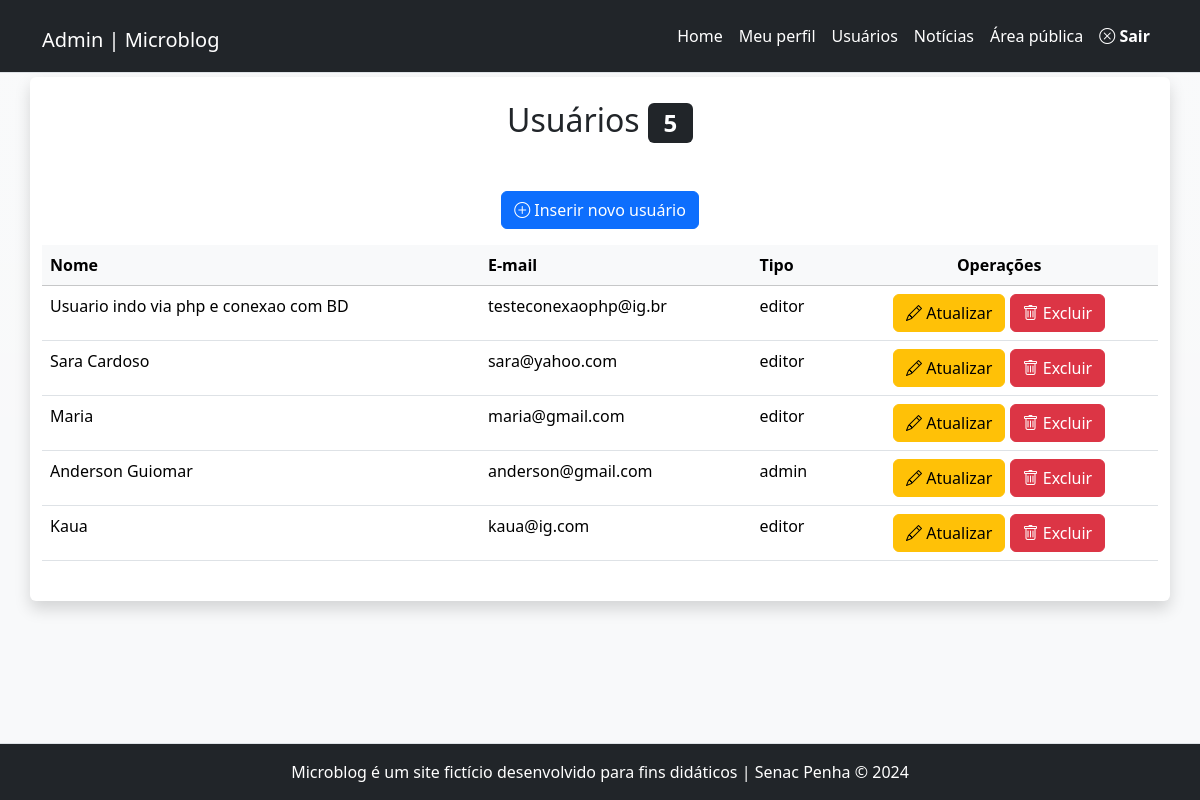
Page /admin/usuarios.php (signed in) on the committed database.
### tables this page shows
CREATE TABLE `usuarios` (
  `id` int(11) NOT NULL,
  `nome` varchar(45) NOT NULL,
  `email` varchar(45) NOT NULL,
  `senha` varchar(255) NOT NULL,
  `tipo` enum('admin','editor') NOT NULL
);

### inc/funcoes-usuarios.php (called while the page is built, shortened)
<?php
function lerUsuarios($conexao){
    $sql = "SELECT id, nome, tipo, email FROM usuarios";
    $resultado = mysqli_query($conexao, $sql) or die(mysqli_error($conexao));
    return mysqli_fetch_all($resultado, MYSQLI_ASSOC);
}
?>

### admin/usuarios.php (the view, shortened to what this page needs)
<?php
require_once "../inc/cabecalho-admin.php";
require_once "../inc/funcoes-usuarios.php";
$listaDeUsuarios=lerUsuarios($conexao);
?>
<div class="row">
	<article class="col-12 bg-white rounded shadow my-1 py-4">
		<h2 class="text-center">
		Usuários <span class="badge bg-dark"> <?=count($listaDeUsuarios)?> </span>
		</h2>
		<p class="text-center mt-5">
			<a class="btn btn-primary" href="usuario-insere.php">
			<i class="bi bi-plus-circle"></i>
			Inserir novo usuário</a>
		</p>
		<div class="table-responsive">
			<table class="table table-hover">
				<thead class="table-light">
					<tr>
						<th>Nome</th>
						<th>E-mail</th>
						<th>Tipo</th>
						<th class="text-center">Operações</th>
					</tr>
				</thead>
				<tbody>
	<?php foreach($listaDeUsuarios as $usuario) { ?>
					<tr>
						<td> <?=$usuario["nome"]?></td>
						<td> <?=$usuario["email"]?> </td>
						<td> <?=$usuario["tipo"]?></td>
						<td class="text-center">
							<a class="btn btn-warning"
						href="usuario-atualiza.php?id=<?=$usuario["id"]?>">
							<i class="bi bi-pencil"></i> Atualizar
							</a>
							<a class="btn btn-danger excluir"
							href="usuario-exclui.php?id=<?=$usuario["id"]?>">
							<i class="bi bi-trash"></i> Excluir
							</a>
						</td>
					</tr>
	<?php } ?>
				</tbody>
			</table>
	</div>
	</article>
</div>
<?php
require_once "../inc/rodape-admin.php";
?>

### rows in the picture
usuarios: nome "Usuario indo via php e conexao com BD", email "testeconexaophp@ig.br", tipo "editor"
usuarios: nome "Sara Cardoso", email "sara@yahoo.com", tipo "editor"
usuarios: nome "Maria", email "maria@gmail.com", tipo "editor"
usuarios: nome "Anderson Guiomar", email "anderson@gmail.com", tipo "admin"
usuarios: nome "Kaua", email "kaua@ig.com", tipo "editor"

### other values in the picture
count($listaDeUsuarios) "5"
